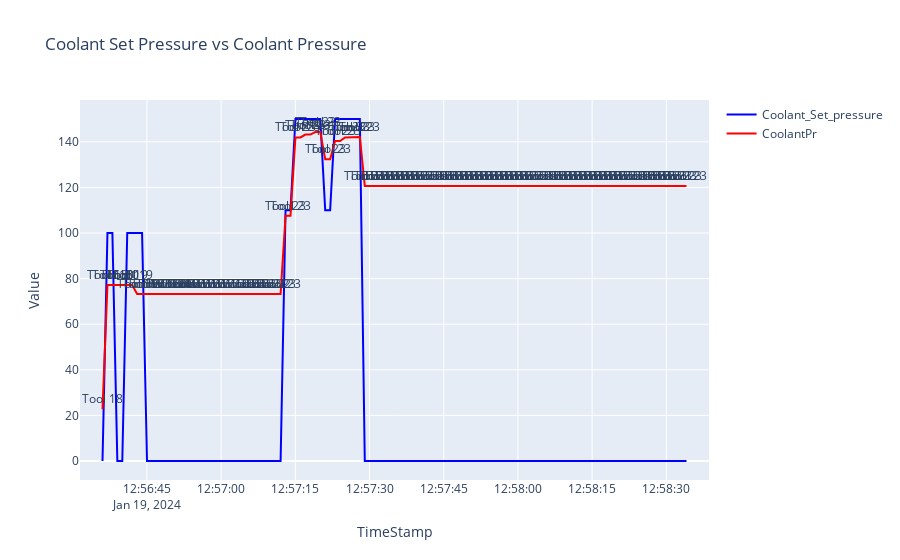

Notebook source saved alongside this figure:
### Code cell
### Tool_23 ---> 18th Jan, 2024

import plotly.graph_objects as go

trace1 = go.Scatter(x=tool23_on_18Jan.index, y=tool23_on_18Jan['Coolant_Set_pressure'], mode='lines', name='Coolant_Set_pressure', line=dict(color='blue'))

trace2 = go.Scatter(x=tool23_on_18Jan.index, y=tool23_on_18Jan['CoolantPr'], mode='lines', name='CoolantPr', line=dict(color='red'))

annotations = []
for timestamp, coolant_pressure, present_tool in zip(tool23_on_18Jan.index, tool23_on_18Jan['CoolantPr'], tool23_on_18Jan['PresentTool']):
    annotations.append(dict(x=timestamp, y=coolant_pressure, text=f'Tool {present_tool}', showarrow=False, xanchor='center', yanchor='bottom'))


layout = go.Layout(
    title='Coolant Set Pressure vs Coolant Pressure',
    xaxis=dict(title='TimeStamp'),
    yaxis=dict(title='Value'),
    annotations=annotations
)


fig = go.Figure(data=[trace1, trace2], layout=layout)


fig.show()

### Figure 1 — Plotly figure (JSON) as saved in the notebook; plotly's stock layout.template omitted (floating-point values rounded to 4 significant figures)
{"data": [{"line": {"color": "blue"}, "mode": "lines", "name": "Coolant_Set_pressure", "type": "scatter", "x": ["2024-01-19T12:56:36.023000", "2024-01-19T12:56:37.023000", "2024-01-19T12:56:38.023000", "2024-01-19T12:56:39.023000", "2024-01-19T12:56:40.023000", "2024-01-19T12:56:41.023000", "2024-01-19T12:56:42.023000", "2024-01-19T12:56:43.023000", "2024-01-19T12:56:44.023000", "2024-01-19T12:56:45.023000", "2024-01-19T12:56:46.023000", "2024-01-19T12:56:47.023000", "2024-01-19T12:56:48.023000", "2024-01-19T12:56:49.023000", "2024-01-19T12:56:50.023000", "2024-01-19T12:56:51.023000", "2024-01-19T12:56:52.023000", "2024-01-19T12:56:53.023000", "2024-01-19T12:56:54.023000", "2024-01-19T12:56:55.023000", "2024-01-19T12:56:56.023000", "2024-01-19T12:56:57.023000", "2024-01-19T12:56:58.023000", "2024-01-19T12:56:59.023000", "2024-01-19T12:57:00.023000", "2024-01-19T12:57:01.023000", "2024-01-19T12:57:02.023000", "2024-01-19T12:57:03.023000", "2024-01-19T12:57:04.023000", "2024-01-19T12:57:05.023000", "2024-01-19T12:57:06.023000", "2024-01-19T12:57:07.023000", "2024-01-19T12:57:08.023000", "2024-01-19T12:57:09.023000", "2024-01-19T12:57:10.023000", "2024-01-19T12:57:11.023000", "2024-01-19T12:57:12.023000", "2024-01-19T12:57:13.023000", "2024-01-19T12:57:14.023000", "2024-01-19T12:57:15.023000", "2024-01-19T12:57:16.023000", "2024-01-19T12:57:17.040000", "2024-01-19T12:57:18.040000", "2024-01-19T12:57:19.040000", "2024-01-19T12:57:20.040000", "2024-01-19T12:57:21.040000", "2024-01-19T12:57:22.040000", "2024-01-19T12:57:23.040000", "2024-01-19T12:57:24.040000", "2024-01-19T12:57:25.040000", "2024-01-19T12:57:26.040000", "2024-01-19T12:57:27.040000", "2024-01-19T12:57:28.040000", "2024-01-19T12:57:29.040000", "2024-01-19T12:57:30.040000", "2024-01-19T12:57:31.040000", "2024-01-19T12:57:32.040000", "2024-01-19T12:57:33.040000", "2024-01-19T12:57:34.040000", "2024-01-19T12:57:35.040000", "2024-01-19T12:57:36.040000", "2024-01-19T12:57:37.040000", "2024-01-19T12:57:38.040000", "2024-01-19T12:57:39.040000", "2024-01-19T12:57:40.040000", "2024-01-19T12:57:41.040000", "2024-01-19T12:57:42.040000", "2024-01-19T12:57:43.040000", "2024-01-19T12:57:44.040000", "2024-01-19T12:57:45.040000", "2024-01-19T12:57:46.040000", "2024-01-19T12:57:47.040000", "2024-01-19T12:57:48.040000", "2024-01-19T12:57:49.040000", "2024-01-19T12:57:50.040000", "2024-01-19T12:57:51.057000", "2024-01-19T12:57:52.057000", "2024-01-19T12:57:53.057000", "2024-01-19T12:57:54.057000", "2024-01-19T12:57:55.057000", "2024-01-19T12:57:56.060000", "2024-01-19T12:57:57.070000", "2024-01-19T12:57:58.070000", "2024-01-19T12:57:59.070000", "2024-01-19T12:58:00.070000", "2024-01-19T12:58:01.070000", "2024-01-19T12:58:02.070000", "2024-01-19T12:58:03.070000", "2024-01-19T12:58:04.070000", "2024-01-19T12:58:05.070000", "2024-01-19T12:58:06.070000", "2024-01-19T12:58:07.070000", "2024-01-19T12:58:08.070000", "2024-01-19T12:58:09.070000", "2024-01-19T12:58:10.070000", "2024-01-19T12:58:11.070000", "2024-01-19T12:58:12.070000", "2024-01-19T12:58:13.070000", "2024-01-19T12:58:14.070000", "2024-01-19T12:58:15.070000", "2024-01-19T12:58:16.070000", "2024-01-19T12:58:17.070000", "2024-01-19T12:58:18.070000", "2024-01-19T12:58:19.070000", "2024-01-19T12:58:20.070000", "2024-01-19T12:58:21.070000", "2024-01-19T12:58:22.070000", "2024-01-19T12:58:23.070000", "2024-01-19T12:58:24.070000", "2024-01-19T12:58:25.070000", "2024-01-19T12:58:26.070000", "2024-01-19T12:58:27.070000", "2024-01-19T12:58:28.070000", "2024-01-19T12:58:29.070000", "2024-01-19T12:58:30.070000", "2024-01-19T12:58:31.070000", "2024-01-19T12:58:32.070000", "2024-01-19T12:58:33.070000", "2024-01-19T12:58:34.070000"], "y": [0, 100, 100, 0, 0, 100, 100, 100, 100, 0, 0, 0, 0, 0, 0, 0, 0, 0, 0, 0, 0, 0, 0, 0, 0, 0, 0, 0, 0, 0, 0, 0, 0, 0, 0, 0, 0, 110, 110, 150, 150, 150, 150, 150, 150, 110, 110, 150, 150, 150, 150, 150, 150, 0, 0, 0, 0, 0, 0, 0, 0, 0, 0, 0, 0, 0, 0, 0, 0, 0, 0, 0, 0, 0, 0, 0, 0, 0, 0, 0, 0, 0, 0, 0, 0, 0, 0, 0, 0, 0, 0, 0, 0, 0, 0, 0, 0, 0, 0, 0, 0, 0, 0, 0, 0, 0, 0, 0, 0, 0, 0, 0, 0, 0, 0, 0, 0, 0, 0]}, {"line": {"color": "red"}, "mode": "lines", "name": "CoolantPr", "type": "scatter", "x": ["2024-01-19T12:56:36.023000", "2024-01-19T12:56:37.023000", "2024-01-19T12:56:38.023000", "2024-01-19T12:56:39.023000", "2024-01-19T12:56:40.023000", "2024-01-19T12:56:41.023000", "2024-01-19T12:56:42.023000", "2024-01-19T12:56:43.023000", "2024-01-19T12:56:44.023000", "2024-01-19T12:56:45.023000", "2024-01-19T12:56:46.023000", "2024-01-19T12:56:47.023000", "2024-01-19T12:56:48.023000", "2024-01-19T12:56:49.023000", "2024-01-19T12:56:50.023000", "2024-01-19T12:56:51.023000", "2024-01-19T12:56:52.023000", "2024-01-19T12:56:53.023000", "2024-01-19T12:56:54.023000", "2024-01-19T12:56:55.023000", "2024-01-19T12:56:56.023000", "2024-01-19T12:56:57.023000", "2024-01-19T12:56:58.023000", "2024-01-19T12:56:59.023000", "2024-01-19T12:57:00.023000", "2024-01-19T12:57:01.023000", "2024-01-19T12:57:02.023000", "2024-01-19T12:57:03.023000", "2024-01-19T12:57:04.023000", "2024-01-19T12:57:05.023000", "2024-01-19T12:57:06.023000", "2024-01-19T12:57:07.023000", "2024-01-19T12:57:08.023000", "2024-01-19T12:57:09.023000", "2024-01-19T12:57:10.023000", "2024-01-19T12:57:11.023000", "2024-01-19T12:57:12.023000", "2024-01-19T12:57:13.023000", "2024-01-19T12:57:14.023000", "2024-01-19T12:57:15.023000", "2024-01-19T12:57:16.023000", "2024-01-19T12:57:17.040000", "2024-01-19T12:57:18.040000", "2024-01-19T12:57:19.040000", "2024-01-19T12:57:20.040000", "2024-01-19T12:57:21.040000", "2024-01-19T12:57:22.040000", "2024-01-19T12:57:23.040000", "2024-01-19T12:57:24.040000", "2024-01-19T12:57:25.040000", "2024-01-19T12:57:26.040000", "2024-01-19T12:57:27.040000", "2024-01-19T12:57:28.040000", "2024-01-19T12:57:29.040000", "2024-01-19T12:57:30.040000", "2024-01-19T12:57:31.040000", "2024-01-19T12:57:32.040000", "2024-01-19T12:57:33.040000", "2024-01-19T12:57:34.040000", "2024-01-19T12:57:35.040000", "2024-01-19T12:57:36.040000", "2024-01-19T12:57:37.040000", "2024-01-19T12:57:38.040000", "2024-01-19T12:57:39.040000", "2024-01-19T12:57:40.040000", "2024-01-19T12:57:41.040000", "2024-01-19T12:57:42.040000", "2024-01-19T12:57:43.040000", "2024-01-19T12:57:44.040000", "2024-01-19T12:57:45.040000", "2024-01-19T12:57:46.040000", "2024-01-19T12:57:47.040000", "2024-01-19T12:57:48.040000", "2024-01-19T12:57:49.040000", "2024-01-19T12:57:50.040000", "2024-01-19T12:57:51.057000", "2024-01-19T12:57:52.057000", "2024-01-19T12:57:53.057000", "2024-01-19T12:57:54.057000", "2024-01-19T12:57:55.057000", "2024-01-19T12:57:56.060000", "2024-01-19T12:57:57.070000", "2024-01-19T12:57:58.070000", "2024-01-19T12:57:59.070000", "2024-01-19T12:58:00.070000", "2024-01-19T12:58:01.070000", "2024-01-19T12:58:02.070000", "2024-01-19T12:58:03.070000", "2024-01-19T12:58:04.070000", "2024-01-19T12:58:05.070000", "2024-01-19T12:58:06.070000", "2024-01-19T12:58:07.070000", "2024-01-19T12:58:08.070000", "2024-01-19T12:58:09.070000", "2024-01-19T12:58:10.070000", "2024-01-19T12:58:11.070000", "2024-01-19T12:58:12.070000", "2024-01-19T12:58:13.070000", "2024-01-19T12:58:14.070000", "2024-01-19T12:58:15.070000", "2024-01-19T12:58:16.070000", "2024-01-19T12:58:17.070000", "2024-01-19T12:58:18.070000", "2024-01-19T12:58:19.070000", "2024-01-19T12:58:20.070000", "2024-01-19T12:58:21.070000", "2024-01-19T12:58:22.070000", "2024-01-19T12:58:23.070000", "2024-01-19T12:58:24.070000", "2024-01-19T12:58:25.070000", "2024-01-19T12:58:26.070000", "2024-01-19T12:58:27.070000", "2024-01-19T12:58:28.070000", "2024-01-19T12:58:29.070000", "2024-01-19T12:58:30.070000", "2024-01-19T12:58:31.070000", "2024-01-19T12:58:32.070000", "2024-01-19T12:58:33.070000", "2024-01-19T12:58:34.070000"], "y": [22.69, 77.17, 77.17, 77.23, 77.23, 77.23, 77.23, 73.29, 73.29, 73.29, 73.29, 73.29, 73.29, 73.29, 73.29, 73.29, 73.29, 73.29, 73.29, 73.29, 73.29, 73.29, 73.29, 73.29, 73.29, 73.29, 73.29, 73.29, 73.29, 73.29, 73.29, 73.29, 73.29, 73.29, 73.29, 73.29, 73.29, 107.6, 107.6, 141.9, 141.9, 143.2, 143.2, 144.3, 144.3, 132.4, 132.4, 140.3, 140.3, 141.9, 141.9, 142.1, 142.1, 120.7, 120.7, 120.7, 120.7, 120.7, 120.7, 120.7, 120.7, 120.7, 120.7, 120.7, 120.7, 120.7, 120.7, 120.7, 120.7, 120.7, 120.7, 120.7, 120.7, 120.7, 120.7, 120.7, 120.7, 120.7, 120.7, 120.7, 120.7, 120.7, 120.7, 120.7, 120.7, 120.7, 120.7, 120.7, 120.7, 120.7, 120.7, 120.7, 120.7, 120.7, 120.7, 120.7, 120.7, 120.7, 120.7, 120.7, 120.7, 120.7, 120.7, 120.7, 120.7, 120.7, 120.7, 120.7, 120.7, 120.7, 120.7, 120.7, 120.7, 120.7, 120.7, 120.7, 120.7, 120.7, 120.7]}], "layout": {"annotations": [{"showarrow": false, "text": "Tool 18", "x": "2024-01-19T12:56:36.023000", "xanchor": "center", "y": 22.69, "yanchor": "bottom"}, {"showarrow": false, "text": "Tool 18", "x": "2024-01-19T12:56:37.023000", "xanchor": "center", "y": 77.17, "yanchor": "bottom"}, {"showarrow": false, "text": "Tool 18", "x": "2024-01-19T12:56:38.023000", "xanchor": "center", "y": 77.17, "yanchor": "bottom"}, {"showarrow": false, "text": "Tool 0", "x": "2024-01-19T12:56:39.023000", "xanchor": "center", "y": 77.23, "yanchor": "bottom"}, {"showarrow": false, "text": "Tool 0", "x": "2024-01-19T12:56:40.023000", "xanchor": "center", "y": 77.23, "yanchor": "bottom"}, {"showarrow": false, "text": "Tool 19", "x": "2024-01-19T12:56:41.023000", "xanchor": "center", "y": 77.23, "yanchor": "bottom"}, {"showarrow": false, "text": "Tool 19", "x": "2024-01-19T12:56:42.023000", "xanchor": "center", "y": 77.23, "yanchor": "bottom"}, {"showarrow": false, "text": "Tool 19", "x": "2024-01-19T12:56:43.023000", "xanchor": "center", "y": 73.29, "yanchor": "bottom"}, {"showarrow": false, "text": "Tool 19", "x": "2024-01-19T12:56:44.023000", "xanchor": "center", "y": 73.29, "yanchor": "bottom"}, {"showarrow": false, "text": "Tool 20", "x": "2024-01-19T12:56:45.023000", "xanchor": "center", "y": 73.29, "yanchor": "bottom"}, {"showarrow": false, "text": "Tool 20", "x": "2024-01-19T12:56:46.023000", "xanchor": "center", "y": 73.29, "yanchor": "bottom"}, {"showarrow": false, "text": "Tool 20", "x": "2024-01-19T12:56:47.023000", "xanchor": "center", "y": 73.29, "yanchor": "bottom"}, {"showarrow": false, "text": "Tool 20", "x": "2024-01-19T12:56:48.023000", "xanchor": "center", "y": 73.29, "yanchor": "bottom"}, {"showarrow": false, "text": "Tool 20", "x": "2024-01-19T12:56:49.023000", "xanchor": "center", "y": 73.29, "yanchor": "bottom"}, {"showarrow": false, "text": "Tool 20", "x": "2024-01-19T12:56:50.023000", "xanchor": "center", "y": 73.29, "yanchor": "bottom"}, {"showarrow": false, "text": "Tool 0", "x": "2024-01-19T12:56:51.023000", "xanchor": "center", "y": 73.29, "yanchor": "bottom"}, {"showarrow": false, "text": "Tool 0", "x": "2024-01-19T12:56:52.023000", "xanchor": "center", "y": 73.29, "yanchor": "bottom"}, {"showarrow": false, "text": "Tool 21", "x": "2024-01-19T12:56:53.023000", "xanchor": "center", "y": 73.29, "yanchor": "bottom"}, {"showarrow": false, "text": "Tool 21", "x": "2024-01-19T12:56:54.023000", "xanchor": "center", "y": 73.29, "yanchor": "bottom"}, {"showarrow": false, "text": "Tool 21", "x": "2024-01-19T12:56:55.023000", "xanchor": "center", "y": 73.29, "yanchor": "bottom"}, {"showarrow": false, "text": "Tool 21", "x": "2024-01-19T12:56:56.023000", "xanchor": "center", "y": 73.29, "yanchor": "bottom"}, {"showarrow": false, "text": "Tool 21", "x": "2024-01-19T12:56:57.023000", "xanchor": "center", "y": 73.29, "yanchor": "bottom"}, {"showarrow": false, "text": "Tool 21", "x": "2024-01-19T12:56:58.023000", "xanchor": "center", "y": 73.29, "yanchor": "bottom"}, {"showarrow": false, "text": "Tool 21", "x": "2024-01-19T12:56:59.023000", "xanchor": "center", "y": 73.29, "yanchor": "bottom"}, {"showarrow": false, "text": "Tool 21", "x": "2024-01-19T12:57:00.023000", "xanchor": "center", "y": 73.29, "yanchor": "bottom"}, {"showarrow": false, "text": "Tool 22", "x": "2024-01-19T12:57:01.023000", "xanchor": "center", "y": 73.29, "yanchor": "bottom"}, {"showarrow": false, "text": "Tool 22", "x": "2024-01-19T12:57:02.023000", "xanchor": "center", "y": 73.29, "yanchor": "bottom"}, {"showarrow": false, "text": "Tool 22", "x": "2024-01-19T12:57:03.023000", "xanchor": "center", "y": 73.29, "yanchor": "bottom"}, {"showarrow": false, "text": "Tool 22", "x": "2024-01-19T12:57:04.023000", "xanchor": "center", "y": 73.29, "yanchor": "bottom"}, {"showarrow": false, "text": "Tool 22", "x": "2024-01-19T12:57:05.023000", "xanchor": "center", "y": 73.29, "yanchor": "bottom"}, {"showarrow": false, "text": "Tool 22", "x": "2024-01-19T12:57:06.023000", "xanchor": "center", "y": 73.29, "yanchor": "bottom"}, {"showarrow": false, "text": "Tool 22", "x": "2024-01-19T12:57:07.023000", "xanchor": "center", "y": 73.29, "yanchor": "bottom"}, {"showarrow": false, "text": "Tool 22", "x": "2024-01-19T12:57:08.023000", "xanchor": "center", "y": 73.29, "yanchor": "bottom"}, {"showarrow": false, "text": "Tool 22", "x": "2024-01-19T12:57:09.023000", "xanchor": "center", "y": 73.29, "yanchor": "bottom"}, {"showarrow": false, "text": "Tool 22", "x": "2024-01-19T12:57:10.023000", "xanchor": "center", "y": 73.29, "yanchor": "bottom"}, {"showarrow": false, "text": "Tool 23", "x": "2024-01-19T12:57:11.023000", "xanchor": "center", "y": 73.29, "yanchor": "bottom"}, {"showarrow": false, "text": "Tool 23", "x": "2024-01-19T12:57:12.023000", "xanchor": "center", "y": 73.29, "yanchor": "bottom"}, {"showarrow": false, "text": "Tool 23", "x": "2024-01-19T12:57:13.023000", "xanchor": "center", "y": 107.6, "yanchor": "bottom"}, {"showarrow": false, "text": "Tool 23", "x": "2024-01-19T12:57:14.023000", "xanchor": "center", "y": 107.6, "yanchor": "bottom"}, {"showarrow": false, "text": "Tool 23", "x": "2024-01-19T12:57:15.023000", "xanchor": "center", "y": 141.9, "yanchor": "bottom"}, {"showarrow": false, "text": "Tool 23", "x": "2024-01-19T12:57:16.023000", "xanchor": "center", "y": 141.9, "yanchor": "bottom"}, {"showarrow": false, "text": "Tool 23", "x": "2024-01-19T12:57:17.040000", "xanchor": "center", "y": 143.2, "yanchor": "bottom"}, {"showarrow": false, "text": "Tool 23", "x": "2024-01-19T12:57:18.040000", "xanchor": "center", "y": 143.2, "yanchor": "bottom"}, {"showarrow": false, "text": "Tool 23", "x": "2024-01-19T12:57:19.040000", "xanchor": "center", "y": 144.3, "yanchor": "bottom"}, {"showarrow": false, "text": "Tool 23", "x": "2024-01-19T12:57:20.040000", "xanchor": "center", "y": 144.3, "yanchor": "bottom"}, {"showarrow": false, "text": "Tool 23", "x": "2024-01-19T12:57:21.040000", "xanchor": "center", "y": 132.4, "yanchor": "bottom"}, {"showarrow": false, "text": "Tool 23", "x": "2024-01-19T12:57:22.040000", "xanchor": "center", "y": 132.4, "yanchor": "bottom"}, {"showarrow": false, "text": "Tool 23", "x": "2024-01-19T12:57:23.040000", "xanchor": "center", "y": 140.3, "yanchor": "bottom"}, {"showarrow": false, "text": "Tool 23", "x": "2024-01-19T12:57:24.040000", "xanchor": "center", "y": 140.3, "yanchor": "bottom"}, {"showarrow": false, "text": "Tool 23", "x": "2024-01-19T12:57:25.040000", "xanchor": "center", "y": 141.9, "yanchor": "bottom"}, {"showarrow": false, "text": "Tool 23", "x": "2024-01-19T12:57:26.040000", "xanchor": "center", "y": 141.9, "yanchor": "bottom"}, {"showarrow": false, "text": "Tool 23", "x": "2024-01-19T12:57:27.040000", "xanchor": "center", "y": 142.1, "yanchor": "bottom"}, {"showarrow": false, "text": "Tool 23", "x": "2024-01-19T12:57:28.040000", "xanchor": "center", "y": 142.1, "yanchor": "bottom"}, {"showarrow": false, "text": "Tool 23", "x": "2024-01-19T12:57:29.040000", "xanchor": "center", "y": 120.7, "yanchor": "bottom"}, {"showarrow": false, "text": "Tool 23", "x": "2024-01-19T12:57:30.040000", "xanchor": "center", "y": 120.7, "yanchor": "bottom"}, {"showarrow": false, "text": "Tool 23", "x": "2024-01-19T12:57:31.040000", "xanchor": "center", "y": 120.7, "yanchor": "bottom"}, {"showarrow": false, "text": "Tool 23", "x": "2024-01-19T12:57:32.040000", "xanchor": "center", "y": 120.7, "yanchor": "bottom"}, {"showarrow": false, "text": "Tool 23", "x": "2024-01-19T12:57:33.040000", "xanchor": "center", "y": 120.7, "yanchor": "bottom"}, {"showarrow": false, "text": "Tool 23", "x": "2024-01-19T12:57:34.040000", "xanchor": "center", "y": 120.7, "yanchor": "bottom"}, {"showarrow": false, "text": "Tool 23", "x": "2024-01-19T12:57:35.040000", "xanchor": "center", "y": 120.7, "yanchor": "bottom"}, {"showarrow": false, "text": "Tool 23", "x": "2024-01-19T12:57:36.040000", "xanchor": "center", "y": 120.7, "yanchor": "bottom"}, {"showarrow": false, "text": "Tool 23", "x": "2024-01-19T12:57:37.040000", "xanchor": "center", "y": 120.7, "yanchor": "bottom"}, {"showarrow": false, "text": "Tool 23", "x": "2024-01-19T12:57:38.040000", "xanchor": "center", "y": 120.7, "yanchor": "bottom"}, {"showarrow": false, "text": "Tool 23", "x": "2024-01-19T12:57:39.040000", "xanchor": "center", "y": 120.7, "yanchor": "bottom"}, {"showarrow": false, "text": "Tool 23", "x": "2024-01-19T12:57:40.040000", "xanchor": "center", "y": 120.7, "yanchor": "bottom"}, {"showarrow": false, "text": "Tool 23", "x": "2024-01-19T12:57:41.040000", "xanchor": "center", "y": 120.7, "yanchor": "bottom"}, {"showarrow": false, "text": "Tool 23", "x": "2024-01-19T12:57:42.040000", "xanchor": "center", "y": 120.7, "yanchor": "bottom"}, {"showarrow": false, "text": "Tool 23", "x": "2024-01-19T12:57:43.040000", "xanchor": "center", "y": 120.7, "yanchor": "bottom"}, {"showarrow": false, "text": "Tool 23", "x": "2024-01-19T12:57:44.040000", "xanchor": "center", "y": 120.7, "yanchor": "bottom"}, {"showarrow": false, "text": "Tool 23", "x": "2024-01-19T12:57:45.040000", "xanchor": "center", "y": 120.7, "yanchor": "bottom"}, {"showarrow": false, "text": "Tool 23", "x": "2024-01-19T12:57:46.040000", "xanchor": "center", "y": 120.7, "yanchor": "bottom"}, {"showarrow": false, "text": "Tool 23", "x": "2024-01-19T12:57:47.040000", "xanchor": "center", "y": 120.7, "yanchor": "bottom"}, {"showarrow": false, "text": "Tool 23", "x": "2024-01-19T12:57:48.040000", "xanchor": "center", "y": 120.7, "yanchor": "bottom"}, {"showarrow": false, "text": "Tool 23", "x": "2024-01-19T12:57:49.040000", "xanchor": "center", "y": 120.7, "yanchor": "bottom"}, {"showarrow": false, "text": "Tool 23", "x": "2024-01-19T12:57:50.040000", "xanchor": "center", "y": 120.7, "yanchor": "bottom"}, {"showarrow": false, "text": "Tool 23", "x": "2024-01-19T12:57:51.057000", "xanchor": "center", "y": 120.7, "yanchor": "bottom"}, {"showarrow": false, "text": "Tool 23", "x": "2024-01-19T12:57:52.057000", "xanchor": "center", "y": 120.7, "yanchor": "bottom"}, {"showarrow": false, "text": "Tool 23", "x": "2024-01-19T12:57:53.057000", "xanchor": "center", "y": 120.7, "yanchor": "bottom"}, {"showarrow": false, "text": "Tool 23", "x": "2024-01-19T12:57:54.057000", "xanchor": "center", "y": 120.7, "yanchor": "bottom"}, {"showarrow": false, "text": "Tool 23", "x": "2024-01-19T12:57:55.057000", "xanchor": "center", "y": 120.7, "yanchor": "bottom"}, {"showarrow": false, "text": "Tool 23", "x": "2024-01-19T12:57:56.060000", "xanchor": "center", "y": 120.7, "yanchor": "bottom"}, {"showarrow": false, "text": "Tool 23", "x": "2024-01-19T12:57:57.070000", "xanchor": "center", "y": 120.7, "yanchor": "bottom"}, {"showarrow": false, "text": "Tool 23", "x": "2024-01-19T12:57:58.070000", "xanchor": "center", "y": 120.7, "yanchor": "bottom"}, {"showarrow": false, "text": "Tool 23", "x": "2024-01-19T12:57:59.070000", "xanchor": "center", "y": 120.7, "yanchor": "bottom"}, {"showarrow": false, "text": "Tool 23", "x": "2024-01-19T12:58:00.070000", "xanchor": "center", "y": 120.7, "yanchor": "bottom"}, {"showarrow": false, "text": "Tool 23", "x": "2024-01-19T12:58:01.070000", "xanchor": "center", "y": 120.7, "yanchor": "bottom"}, {"showarrow": false, "text": "Tool 23", "x": "2024-01-19T12:58:02.070000", "xanchor": "center", "y": 120.7, "yanchor": "bottom"}, {"showarrow": false, "text": "Tool 23", "x": "2024-01-19T12:58:03.070000", "xanchor": "center", "y": 120.7, "yanchor": "bottom"}, {"showarrow": false, "text": "Tool 23", "x": "2024-01-19T12:58:04.070000", "xanchor": "center", "y": 120.7, "yanchor": "bottom"}, {"showarrow": false, "text": "Tool 23", "x": "2024-01-19T12:58:05.070000", "xanchor": "center", "y": 120.7, "yanchor": "bottom"}, {"showarrow": false, "text": "Tool 23", "x": "2024-01-19T12:58:06.070000", "xanchor": "center", "y": 120.7, "yanchor": "bottom"}, {"showarrow": false, "text": "Tool 23", "x": "2024-01-19T12:58:07.070000", "xanchor": "center", "y": 120.7, "yanchor": "bottom"}, {"showarrow": false, "text": "Tool 23", "x": "2024-01-19T12:58:08.070000", "xanchor": "center", "y": 120.7, "yanchor": "bottom"}, {"showarrow": false, "text": "Tool 23", "x": "2024-01-19T12:58:09.070000", "xanchor": "center", "y": 120.7, "yanchor": "bottom"}, {"showarrow": false, "text": "Tool 23", "x": "2024-01-19T12:58:10.070000", "xanchor": "center", "y": 120.7, "yanchor": "bottom"}, {"showarrow": false, "text": "Tool 23", "x": "2024-01-19T12:58:11.070000", "xanchor": "center", "y": 120.7, "yanchor": "bottom"}, {"showarrow": false, "text": "Tool 23", "x": "2024-01-19T12:58:12.070000", "xanchor": "center", "y": 120.7, "yanchor": "bottom"}, {"showarrow": false, "text": "Tool 23", "x": "2024-01-19T12:58:13.070000", "xanchor": "center", "y": 120.7, "yanchor": "bottom"}, {"showarrow": false, "text": "Tool 23", "x": "2024-01-19T12:58:14.070000", "xanchor": "center", "y": 120.7, "yanchor": "bottom"}, {"showarrow": false, "text": "Tool 23", "x": "2024-01-19T12:58:15.070000", "xanchor": "center", "y": 120.7, "yanchor": "bottom"}, {"showarrow": false, "text": "Tool 23", "x": "2024-01-19T12:58:16.070000", "xanchor": "center", "y": 120.7, "yanchor": "bottom"}, {"showarrow": false, "text": "Tool 23", "x": "2024-01-19T12:58:17.070000", "xanchor": "center", "y": 120.7, "yanchor": "bottom"}, {"showarrow": false, "text": "Tool 23", "x": "2024-01-19T12:58:18.070000", "xanchor": "center", "y": 120.7, "yanchor": "bottom"}, {"showarrow": false, "text": "Tool 23", "x": "2024-01-19T12:58:19.070000", "xanchor": "center", "y": 120.7, "yanchor": "bottom"}, {"showarrow": false, "text": "Tool 23", "x": "2024-01-19T12:58:20.070000", "xanchor": "center", "y": 120.7, "yanchor": "bottom"}, {"showarrow": false, "text": "Tool 23", "x": "2024-01-19T12:58:21.070000", "xanchor": "center", "y": 120.7, "yanchor": "bottom"}, {"showarrow": false, "text": "Tool 23", "x": "2024-01-19T12:58:22.070000", "xanchor": "center", "y": 120.7, "yanchor": "bottom"}, {"showarrow": false, "text": "Tool 23", "x": "2024-01-19T12:58:23.070000", "xanchor": "center", "y": 120.7, "yanchor": "bottom"}, {"showarrow": false, "text": "Tool 23", "x": "2024-01-19T12:58:24.070000", "xanchor": "center", "y": 120.7, "yanchor": "bottom"}, {"showarrow": false, "text": "Tool 23", "x": "2024-01-19T12:58:25.070000", "xanchor": "center", "y": 120.7, "yanchor": "bottom"}, {"showarrow": false, "text": "Tool 23", "x": "2024-01-19T12:58:26.070000", "xanchor": "center", "y": 120.7, "yanchor": "bottom"}, {"showarrow": false, "text": "Tool 23", "x": "2024-01-19T12:58:27.070000", "xanchor": "center", "y": 120.7, "yanchor": "bottom"}, {"showarrow": false, "text": "Tool 23", "x": "2024-01-19T12:58:28.070000", "xanchor": "center", "y": 120.7, "yanchor": "bottom"}, {"showarrow": false, "text": "Tool 23", "x": "2024-01-19T12:58:29.070000", "xanchor": "center", "y": 120.7, "yanchor": "bottom"}, {"showarrow": false, "text": "Tool 23", "x": "2024-01-19T12:58:30.070000", "xanchor": "center", "y": 120.7, "yanchor": "bottom"}, {"showarrow": false, "text": "Tool 23", "x": "2024-01-19T12:58:31.070000", "xanchor": "center", "y": 120.7, "yanchor": "bottom"}, {"showarrow": false, "text": "Tool 23", "x": "2024-01-19T12:58:32.070000", "xanchor": "center", "y": 120.7, "yanchor": "bottom"}, {"showarrow": false, "text": "Tool 23", "x": "2024-01-19T12:58:33.070000", "xanchor": "center", "y": 120.7, "yanchor": "bottom"}, {"showarrow": false, "text": "Tool 23", "x": "2024-01-19T12:58:34.070000", "xanchor": "center", "y": 120.7, "yanchor": "bottom"}], "title": {"text": "Coolant Set Pressure vs Coolant Pressure"}, "xaxis": {"title": {"text": "TimeStamp"}}, "yaxis": {"title": {"text": "Value"}}}}
